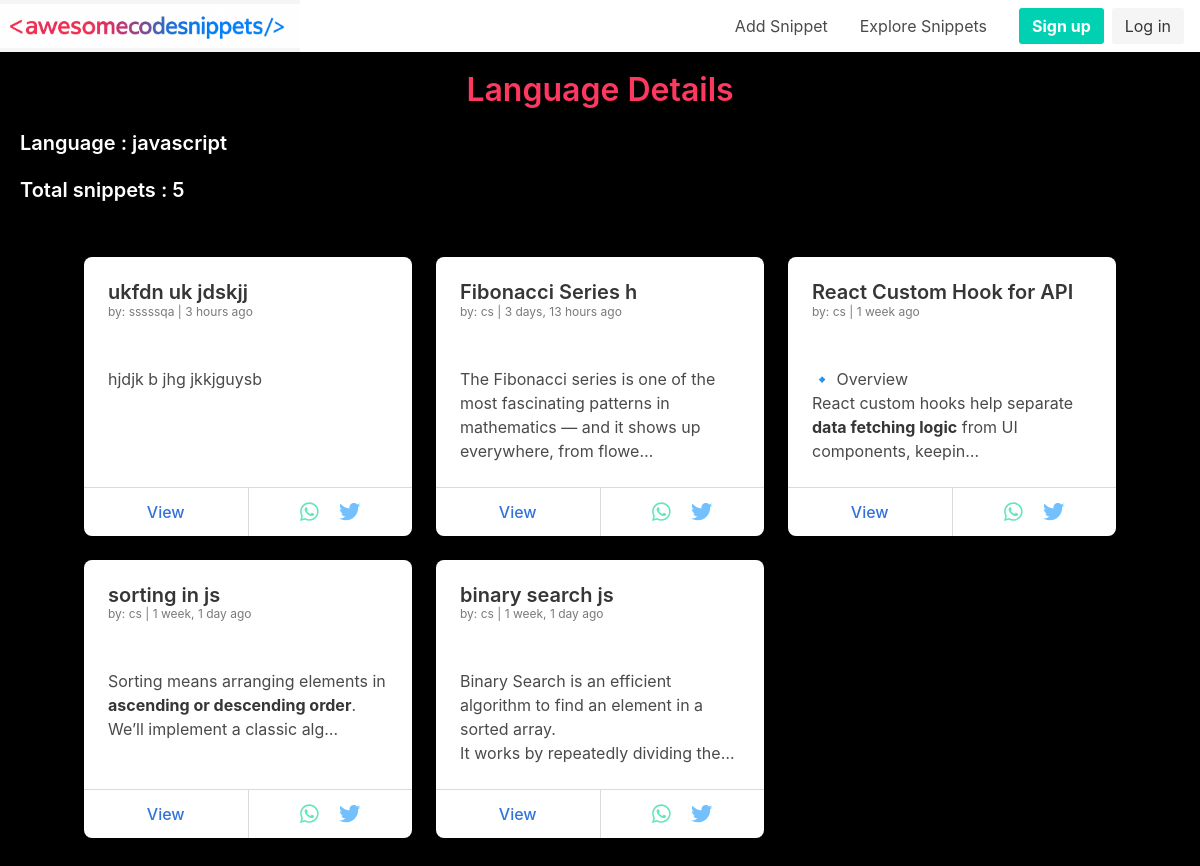
The page /language/detail/javascript/ on the database its author committed.
### snippets/models.py (models this page shows, shortened)
class Snippet(models.Model):
    title=models.CharField(max_length=500)
    coder=models.ForeignKey(CustomUser,on_delete=models.CASCADE)
    description=CKEditor5Field(blank=True,null=True)
    description_html=models.TextField(editable=False)
    code=models.TextField()
    highlighted_code=models.TextField(editable=False)
    tags=TagField()
    publication_date=models.DateTimeField(editable=False)
    updated_date=models.DateTimeField(editable=False)
    language = models.CharField(choices=LANGUAGE_CHOICES, default='python', max_length=100)
    style = models.CharField(choices=STYLE_CHOICES, default='friendly', max_length=100)
    class Meta:
        ordering=['-publication_date']
    def get_absolute_url(self):
        return reverse('detail_snippet',args=[str(self.pk)])

class CustomUser(AbstractUser):
    name=models.CharField(_("Name"),max_length=200)
    class Meta:
        unique_together=('name','email','id')

### snippets/views.py (the view)
# urls.py: re_path(r'^language/detail/(?P<lang>[-\w+]+)/',GetLangDetails.as_view(),name='detail_lang'),
class GetLangDetails(TemplateView):
    template_name='lang/lang_detail.html'
    context_object_name='lang'
    def get_context_data(self,**kwargs):
        context=super().get_context_data(**kwargs)
        query=Snippet.objects.select_related('coder').filter(language=kwargs['lang'])
        total=query.count()
        page = self.request.GET.get('page')
        paginator=Paginator(query,6)
        try:
            context['lang_snippets']= paginator.page(page)
        except PageNotAnInteger:
            context['lang_snippets'] = paginator.page(1)
        except EmptyPage:
            context['lang_snippets'] = paginator.page(paginator.num_pages)
        context['page']=page
        context['total_snippets']=total
        print(context)
        return context

### templates/lang/lang_detail.html (shortened to what this page needs)
{% extends 'base.html' %}
{% block content %}
{% load static %}
{% load humanize %}
<link rel="stylesheet" href="{% static 'css/lang_detail.css' %}">
{% include 'navbar.html' %}
<div class="main-section">
  <div>
    <p class='has-text-danger is-centered title' style="text-align: center;">Language Details</p>
    <p class='title has-text-white is-5'>Language : {{lang}} </p>
    <p class='title has-text-white is-5'>Total snippets : {{total_snippets}} </p>
    <div class="snippet-list">
      <div class="snippet-grid">
        {% for object in lang_snippets %}
        <div class="card my-cards">
          <div class="card-content">
            <p class="title is-5 has-text-dark">{{ object.title }}</p>
            <p class="subtitle is-7 has-text-grey">
              by: {{ object.coder.username|default:"NA" }} | {{ object.publication_date|naturaltime }}
            </p>
            <p class="subtitle is-6 has-text-info truncate-text">
              {{ object.description_html|safe|truncatechars:120 }}
            </p>
          </div>
          <footer class="card-footer">
            <p class="card-footer-item">
              <a href="{% url 'detail_snippet' object.id %}">View</a>
            </p>
            <p class="card-footer-item share-links">
              <a href="https://wa.me/?text={{ object.title|urlencode }} - Check out this code snippet on AwesomeCodeSnippets! {{ object.get_absolute_url|urlencode }}"
                target="_blank" rel="noopener noreferrer">
                <i class="fab fa-whatsapp fa-lg" style="color: #63E6BE;"></i>
              </a>
              <a href="https://twitter.com/intent/tweet?text={{ object.title|urlencode }} - Check out this code snippet on AwesomeCodeSnippets! {{ request.scheme }}://{{request.get_host}}/{{ object.get_absolute_url|urlencode }}"
                target="_blank" rel="noopener noreferrer">
                <i class="fab fa-twitter fa-lg" style="color: #74C0FC;"></i>
              </a>
            </p>
          </footer>
        </div>
        {% empty %}
        <div class="notification is-warning has-text-centered">
          No Snippets Yet
        </div>
        {% endfor %}
      </div>
    </div>
    <br />
  </div>
</div>
{% endblock content %}

### static/css/base.css (style rules this page uses)
html { --scrollbarBG: #CFD8DC; --thumbBG: black; }
* { scrollbar-width: 0px; scrollbar-color: var(--thumbBG) var(--scrollbarBG); }

### static/css/lang_detail.css (style rules this page uses)
body { background-color: black; }
.main-section { min-height: 100vh; padding: 20px; }
.snippet-grid { display: flex; gap: 20px; flex-direction: column; }
.card { border-radius: 8px; display: flex; flex-direction: column; }
.share-links { display: flex; justify-content: center; gap: 20px; }
@media (min-width: 564px) { .snippet-grid { display: grid; grid-template-columns: repeat(auto-fit, minmax(250px, 2fr)); grid-gap: 24px; } }
@media (min-width: 1024px) { .snippet-grid { display: grid; grid-template-columns: repeat(auto-fit, minmax(300px, 1fr)); grid-gap: 24px; } }
.my-cards { transition: transform 0.2s ease, box-shadow 0.2s ease; }
.truncate-text { display: -webkit-box; -webkit-line-clamp: 3; -webkit-box-orient: vertical; overflow: hidden; text-overflow: ellipsis; }
.card-footer { margin-top: auto; }
.card-footer a { color: #3273dc; font-weight: 500; }
.snippet-list { padding: 16px; }
@media (min-width: 1024px) { .snippet-list { padding: 32px 64px; } }

### rows shown on the page
Snippet: title "ukfdn uk jdskjj", coder.username "sssssqa", publication_date "3 hours ago", description_html "hjdjk b jhg jkkjguysb"
Snippet: title "Fibonacci Series h", coder.username "cs", publication_date "3 days, 13 hours ago", description_html "The Fibonacci series is one of the most fascinating patterns in mathematics — and it shows up everywhere, from flowe…"
Snippet: title "React Custom Hook for API", coder.username "cs", publication_date "1 week ago", description_html "🔹 Overview React custom hooks help separate data fetching logic from UI components, keepin…"
Snippet: title "sorting in js", coder.username "cs", publication_date "1 week, 1 day ago", description_html "Sorting means arranging elements in ascending or descending order . We’ll implement a classic alg…"
Snippet: title "binary search js", coder.username "cs", publication_date "1 week, 1 day ago", description_html "Binary Search is an efficient algorithm to find an element in a sorted array. It works by repeatedly dividing the…"

### other values the page prints
{{ lang }} "javascript"
{{ total_snippets }} "5"
